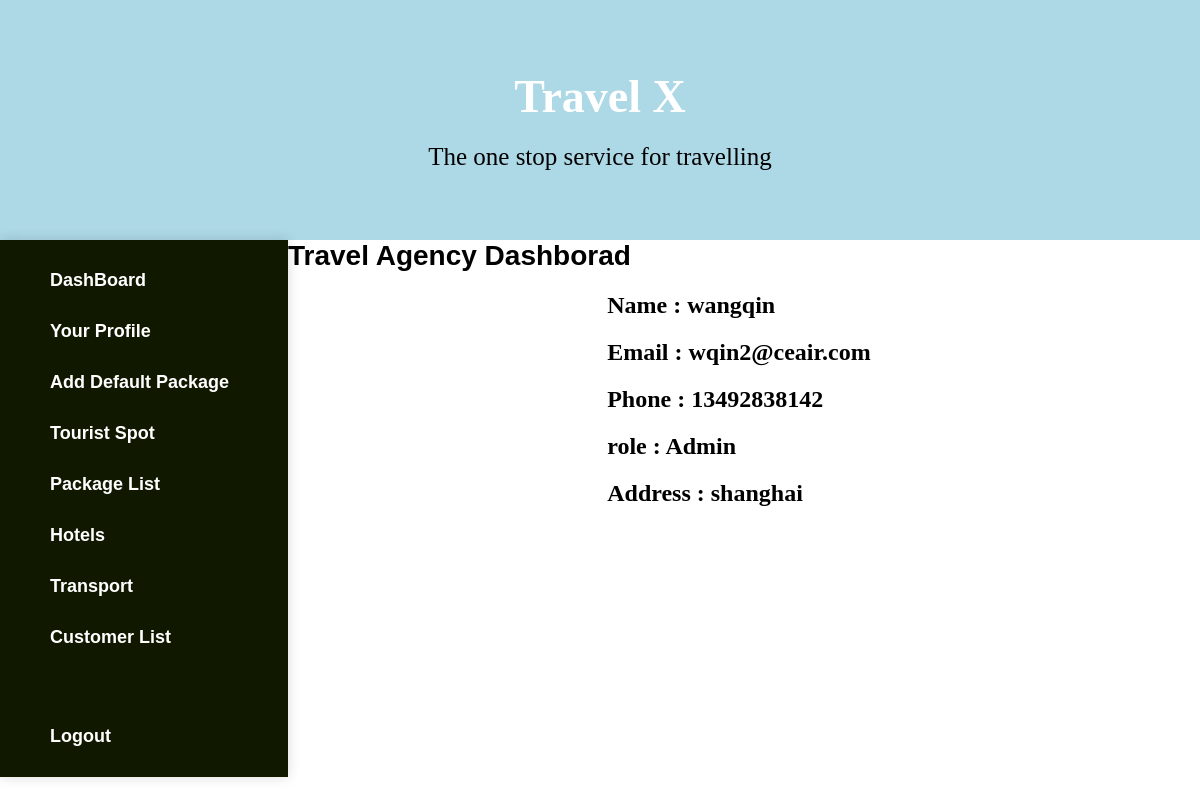
The page /profile.php (signed in) on the database its author committed.
### tables this page shows
CREATE TABLE `user` (
  `user_ID` int(20) NOT NULL,
  `user_Name` varchar(30) NOT NULL,
  `user_email_ID` varchar(35) NOT NULL,
  `mobile_No` varchar(30) NOT NULL,
  `user_Address` varchar(50) NOT NULL,
  `user_Password` varchar(20) NOT NULL,
  `role` varchar(40) NOT NULL
);

### profile.php (the view, shortened to what this page needs)
<?php
	$db = dbConnection();
    if(isset($_SESSION['name_user'])){
        if(isset($_SESSION['user_ID'])){
			$user_id = $_SESSION['user_ID'];
	    	$sql = "select * from user where user_ID='$user_id'";
	    	$res = mysqli_query($db,$sql);
	    	while($row = mysqli_fetch_assoc($res)){
	    		$name = $row['user_Name'];
	    		$email = $row['user_email_ID'];
	    		$phone = $row['mobile_No'];
	    		$address = $row['user_Address'];
	    		$role = $row['role'];
	    	}
        }
    global $name;
?>
<!doctype html>
<html lang="en">
<head>
    <link rel="stylesheet" href="agency1.css">
    <link rel="stylesheet" href="agency3.css">
    <link rel="stylesheet" href="agency2.css">
</head>
<body>
    <section>
        <div class="hg">
            <div class="banner-content">
                <h1>Travel X</h1>
                <p>The one stop service for travelling</p>
            </div>
        </div>
        <div class="main">
            <div class="fixed-area">
                <div class="menu-list">
                    <ul>
                        <li class="menu-li"></i><a class="menu-title" href="#"></i>DashBoard</a></li>
                        <li class="menu-li">
                            <a class="menu-title" href="profile.php">Your Profile</a>
                        </li>
                        <li class="menu-li">
                            <a class="menu-title" href="default_package.php">Add Default Package</a>
                        </li>
                        <li class="menu-li">
                            <a class="menu-title" href="">Tourist Spot</a>
                        </li>
                        <li class="menu-li">
                            <a class="menu-title" href="packageView.php">Package List</a>
                        </li>
                        <li class="menu-li">
                            <a class="menu-title cusMenu" id="cusMenu" href="">Hotels</a>
                        </li>
                        <li class="menu-li">
                            <a class="menu-title" href="">Transport</a>
                        </li>
                        <li class="menu-li">
                            <a class="menu-title" href="">Customer List</a>
                        </li>
                        <br>
                        <li class="menu-li">
                            <a class="menu-title" href="php_validation/logout.php">Logout</a>
                        </li>
                    </ul>
                </div>
            </div>
            <div class="textarea">
                <h4>Travel Agency Dashborad</h4>
                <div class="pro">
                    <h1>Name : <?=$name;?></h1>
                    <h1>Email : <?=$email;?></h1>
                    <h1>Phone : <?=$phone;?></h1>
                    <h1>role : <?=$role;?></h1>
                    <h1>Address : <?=$address;?></h1>
                </div>
            </div>
        </div>
    </section>
</body>
</html>
<?php
    }
    else{
        header("location: login.php");
    }
?>

### agency1.css (style rules this page uses)
body { background-color: #ffffff; margin: 0; padding: 0; }
.textarea h4 { margin: 0; font-size: 28px; font-family: 'Poppins',sans-serif; font-weight: 700; }
.main { flex: 1; display: flex; z-index: 8; position: relative; }
.main .fixed-area { background-color: rgb(16 25 0); width: 24%; height: auto; z-index: 14; border-radius: 0px; padding: 0px; color: white; box-shadow: 0px 0px 12px 0px #00000026; }
.main .textarea { width: 76%; }
.menu-list ul { list-style: none; }
.menu-list ul li { padding: 0px; margin: 30px 0px; }
.menu-list ul li a { color: black; text-decoration: none; padding: 15px 10px; font-size: 18px; font-weight: 500; font-family: 'Poppins',sans-serif; position: relative; color: white; }
.menu-list ul li .menu-title { font-weight: 600; color: white; }
.hg { font-family: Comic Sans MS; background-color: lightblue; min-height: 30vh; align-items: center; display: flex; }
.banner-content { text-align: center; margin: auto; width: 30%; }
.banner-content h1 { font-size: 46px; font-weight: 700; color: white; margin: 0px; }
.banner-content p { font-size: 25px; font-weight: 500; margin: 0; margin-top: 20px; }

### profile.php (style rules this page uses)
.pro { width: 30%; margin: auto; }

### rows shown on the page
user: user_Name "wangqin", user_email_ID "wqin2@ceair.com", mobile_No "13492838142", role "Admin", user_Address "shanghai"
